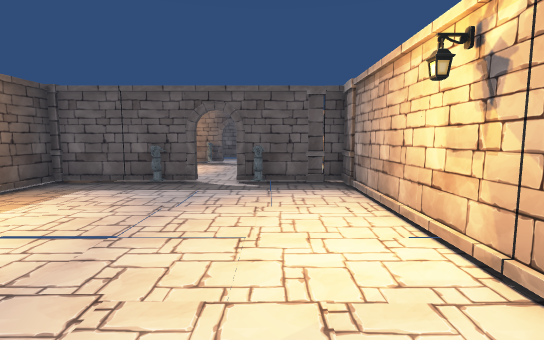
[1] (above)

13 first-person views from a walk through a scene from a Unity 3-D project. The camera is 1.4 m above the floor, tilts 6° down and sees 85° across. Doors are open. The floor is counted in squares, 1 m on a side. Each view is taken from the middle of a square. On the plan, view 1 faces up. The plan holds only what a view shows up to about 14 squares ahead; the rest is blank. The place goes on beyond the plan. Some surface patterns are stand-ins.

[2]
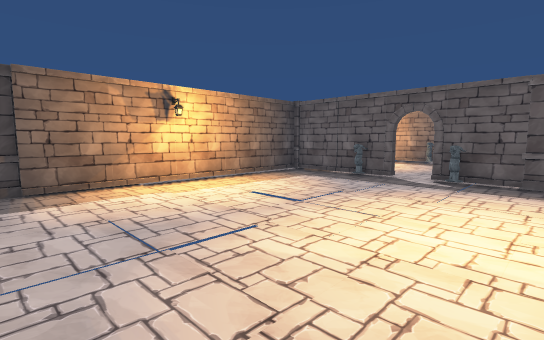

[3]
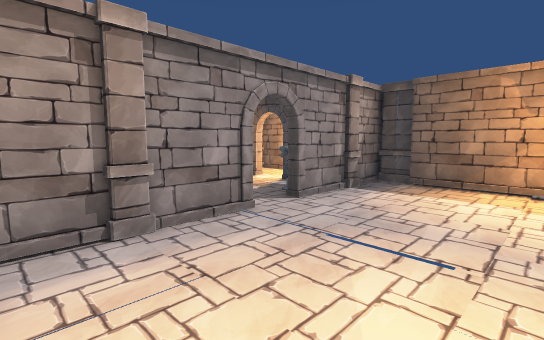

[4]
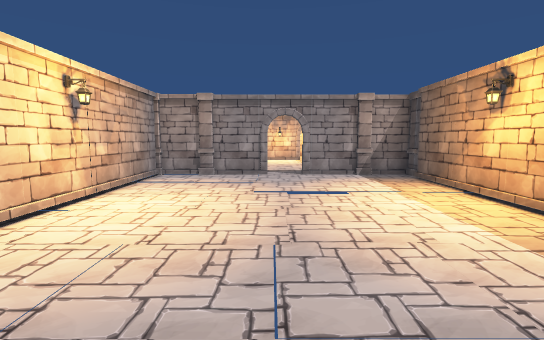

[5]
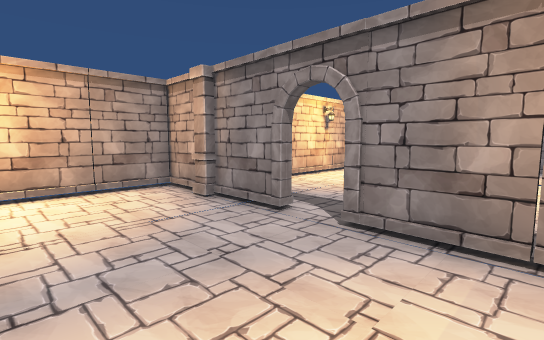

[6]
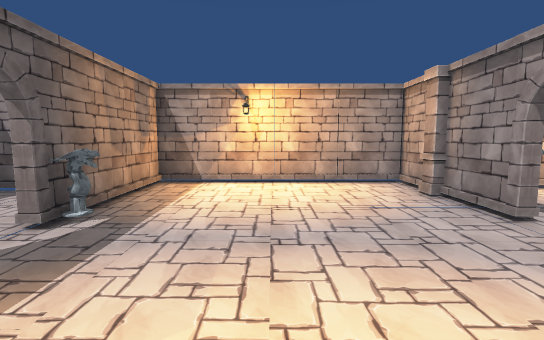

[7]
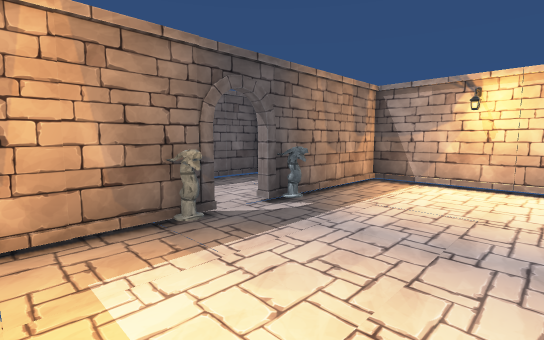

[8]
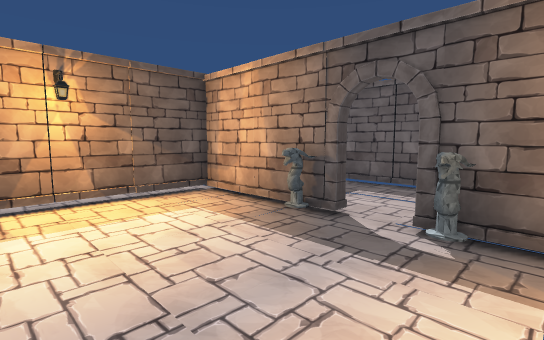

[9]
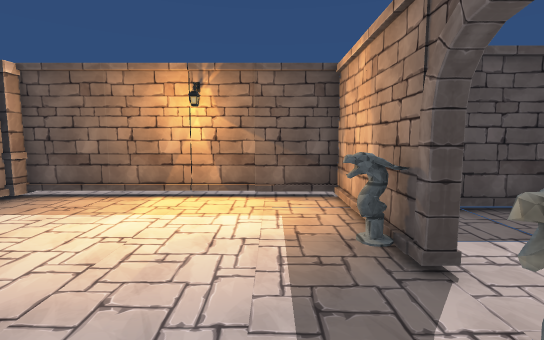

[10]
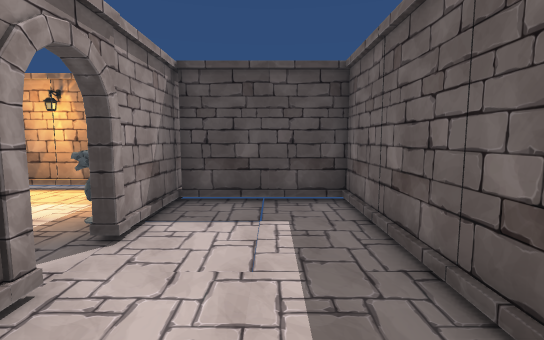

[11]
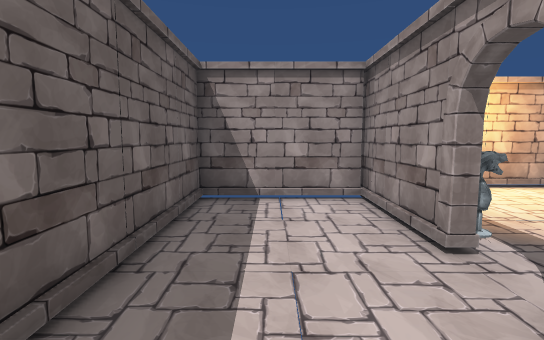

[12]
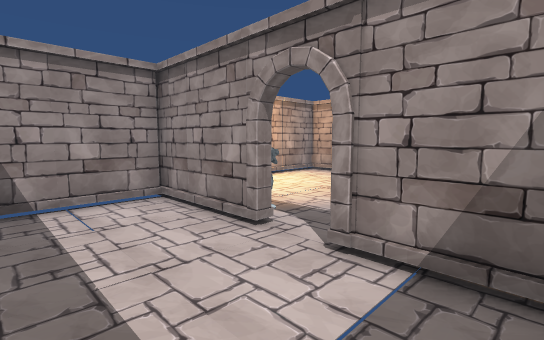

[13]
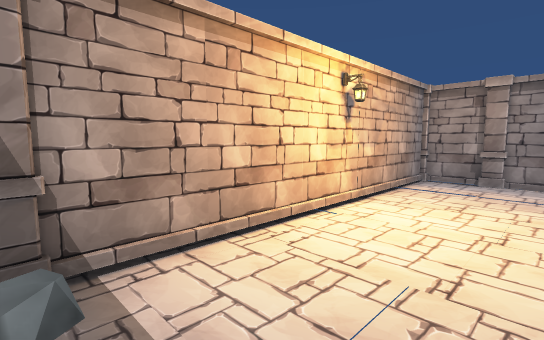

### Floor plan
Ten units are one square. View 1 is at (0, 0); x grows to the right and y downward. Boxes are objects, and circles mark ways between rooms. Rooms are numbered by the first view taken in them; rooms with no view inside come last. Other rooms are left out.
<svg viewBox="-77 -222 120 247">
<path fill="none" stroke="#000" d="M-19 14 23 14M-25 -98 -25 -96 -69 -96M6 -96 -11 -96 -11 -98M24 5 24 -86M-54 14 -32 14M24 -96 16 -96M-72 -96 -72 -4M-70 -94 -70 -5M-29 -178 -29 -176 -72 -176 -72 -100M-11 -98 5 -98M-50 -98 -25 -98M20 -98 38 -98M35 -99 35 -176 -16 -176 -16 -178M-16 -178 22 -178M19 -179 19 -217 -57 -217 -57 -179M-62 -178 -29 -178"/>
<rect x="-55" y="5" width="10" height="10" fill="#bbb"><title>pillar</title></rect>
<rect x="-45" y="-95" width="10" height="10" fill="#bbb"><title>statue</title></rect>
<rect x="-5" y="-95" width="10" height="10" fill="#bbb"><title>statue</title></rect>
<rect x="5" y="5" width="10" height="10" fill="#bbb"><title>pillar</title></rect>
<rect x="5" y="-105" width="10" height="10" fill="#bbb"><title>pillar</title></rect>
<rect x="15" y="-95" width="20" height="10" fill="#bbb"><title>pillar</title></rect>
<rect x="-45" y="-175" width="10" height="10" fill="#bbb"><title>statue</title></rect>
<rect x="-15" y="-175" width="10" height="10" fill="#bbb"><title>statue</title></rect>
<circle cx="-20" cy="-100" r="3" fill="#2a7"/>
<circle cx="-20" cy="-180" r="3" fill="#2a7"/>
<text x="-20" y="-40">1</text>
<text x="-20" y="-140">2</text>
<text x="-20" y="-200">3</text>
</svg>
Room 1 opens to room 2. Room 2 opens to room 3.

Where each view was taken, in squares from view 1:
view 1: 0 up, 0 right, facing up
view 2: 1 down, 2 right, facing up-left
view 3: 3 up, 2 right, facing down-left
view 4: 10 up, 2 left, facing down
view 5: 14 up, 5 left, facing down-right
view 6: 14 up, 6 left, facing right
view 7: 13 up, 6 left, facing up-right
view 8: 13 up, 0 right, facing up-left
view 9: 16 up, 0 right, facing left
view 10: 20 up, 1 right, facing left
view 11: 20 up, 5 left, facing right
view 12: 21 up, 5 left, facing down-right
view 13: 9 up, 1 left, facing down-right
